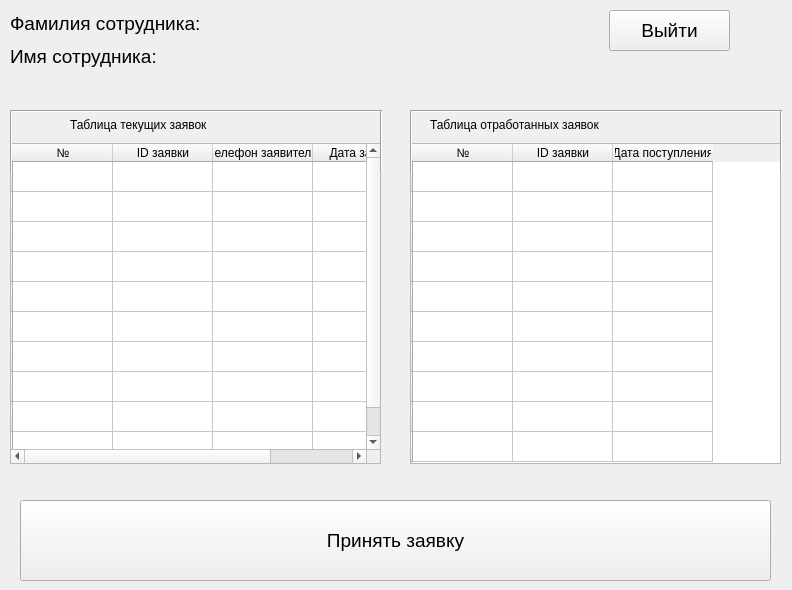
    <widget class="QWidget" name="mainpage">
     <widget class="QWidget" name="layoutWidget">
      <property name="geometry">
       <rect>
        <x>10</x>
        <y>10</y>
        <width>223</width>
        <height>60</height>
       </rect>
      </property>
      <layout class="QVBoxLayout" name="verticalLayout">
       <item>
        <widget class="QLabel" name="label">
         <property name="font">
          <font>
           <pointsize>14</pointsize>
          </font>
         </property>
         <property name="text">
          <string>Фамилия сотрудника:</string>
         </property>
        </widget>
       </item>
       <item>
        <widget class="QLabel" name="label_2">
         <property name="font">
          <font>
           <pointsize>14</pointsize>
          </font>
         </property>
         <property name="text">
          <string>Имя сотрудника:</string>
         </property>
        </widget>
       </item>
      </layout>
     </widget>
     <widget class="QWidget" name="layoutWidget">
      <property name="geometry">
       <rect>
        <x>250</x>
        <y>10</y>
        <width>171</width>
        <height>61</height>
       </rect>
      </property>
      <layout class="QVBoxLayout" name="verticalLayout_2">
       <item>
        <widget class="QLabel" name="surname">
         <property name="text">
          <string/>
         </property>
        </widget>
       </item>
       <item>
        <widget class="QLabel" name="name">
         <property name="text">
          <string/>
         </property>
        </widget>
       </item>
      </layout>
     </widget>
     <widget class="QPushButton" name="logOut">
      <property name="geometry">
       <rect>
        <x>609</x>
        <y>10</y>
        <width>121</width>
        <height>41</height>
       </rect>
      </property>
      <property name="font">
       <font>
        <pointsize>14</pointsize>
       </font>
      </property>
      <property name="text">
       <string>Выйти</string>
      </property>
     </widget>
     <widget class="QPushButton" name="accept">
      <property name="geometry">
       <rect>
        <x>20</x>
        <y>500</y>
        <width>751</width>
        <height>81</height>
       </rect>
      </property>
      <property name="font">
       <font>
        <pointsize>14</pointsize>
       </font>
      </property>
      <property name="text">
       <string>Принять заявку</string>
      </property>
     </widget>
     <widget class="QTableWidget" name="actual">
      <property name="geometry">
       <rect>
        <x>10</x>
        <y>143</y>
        <width>371</width>
        <height>321</height>
       </rect>
      </property>
      <row>
       <property name="text">
        <string/>
       </property>
      </row>
      <row>
       <property name="text">
        <string/>
       </property>
      </row>
      <row>
       <property name="text">
        <string/>
       </property>
      </row>
      <row>
       <property name="text">
        <string/>
       </property>
      </row>
      <row>
       <property name="text">
        <string/>
       </property>
      </row>
      <row>
       <property name="text">
        <string/>
       </property>
      </row>
      <row>
       <property name="text">
        <string/>
       </property>
      </row>
      <row>
       <property name="text">
        <string/>
       </property>
      </row>
      <row>
       <property name="text">
        <string/>
       </property>
      </row>
      <row>
       <property name="text">
        <string/>
       </property>
      </row>
      <column>
       <property name="text">
        <string>№</string>
       </property>
      </column>
      <column>
       <property name="text">
        <string>ID заявки</string>
       </property>
      </column>
      <column>
       <property name="text">
        <string>Телефон заявителя</string>
       </property>
      </column>
      <column>
       <property name="text">
        <string>Дата заявки</string>
       </property>
      </column>
     </widget>
     <widget class="QTableWidget" name="finish">
      <property name="geometry">
       <rect>
        <x>410</x>
        <y>143</y>
        <width>371</width>
        <height>321</height>
       </rect>
      </property>
      <row>
       <property name="text">
        <string/>
       </property>
      </row>
      <row>
       <property name="text">
        <string/>
       </property>
      </row>
      <row>
       <property name="text">
        <string/>
       </property>
      </row>
      <row>
       <property name="text">
        <string/>
       </property>
      </row>
      <row>
       <property name="text">
        <string/>
       </property>
      </row>
      <row>
       <property name="text">
        <string/>
       </property>
      </row>
      <row>
       <property name="text">
        <string/>
       </property>
      </row>
      <row>
       <property name="text">
        <string/>
       </property>
      </row>
      <row>
       <property name="text">
        <string/>
       </property>
      </row>
      <row>
       <property name="text">
        <string/>
       </property>
      </row>
      <column>
       <property name="text">
        <string>№</string>
       </property>
      </column>
      <column>
       <property name="text">
        <string>ID заявки</string>
       </property>
      </column>
      <column>
       <property name="text">
        <string>Дата поступления</string>
       </property>
      </column>
     </widget>
     <widget class="QLabel" name="label_64">
      <property name="geometry">
       <rect>
        <x>70</x>
        <y>113</y>
        <width>251</width>
        <height>23</height>
       </rect>
      </property>
      <property name="text">
       <string>Таблица текущих заявок</string>
      </property>
     </widget>
     <widget class="QLabel" name="label_65">
      <property name="geometry">
       <rect>
        <x>430</x>
        <y>113</y>
        <width>307</width>
        <height>23</height>
       </rect>
      </property>
      <property name="text">
       <string>Таблица отработанных заявок</string>
      </property>
     </widget>
     <widget class="Line" name="line_4">
      <property name="geometry">
       <rect>
        <x>10</x>
        <y>103</y>
        <width>371</width>
        <height>16</height>
       </rect>
      </property>
      <property name="orientation">
       <enum>Qt::Horizontal</enum>
      </property>
     </widget>
     <widget class="Line" name="line_5">
      <property name="geometry">
       <rect>
        <x>410</x>
        <y>103</y>
        <width>371</width>
        <height>16</height>
       </rect>
      </property>
      <property name="orientation">
       <enum>Qt::Horizontal</enum>
      </property>
     </widget>
     <widget class="Line" name="line_6">
      <property name="geometry">
       <rect>
        <x>10</x>
        <y>110</y>
        <width>3</width>
        <height>61</height>
       </rect>
      </property>
      <property name="orientation">
       <enum>Qt::Vertical</enum>
      </property>
     </widget>
     <widget class="Line" name="line_7">
      <property name="geometry">
       <rect>
        <x>380</x>
        <y>110</y>
        <width>3</width>
        <height>61</height>
       </rect>
      </property>
      <property name="orientation">
       <enum>Qt::Vertical</enum>
      </property>
     </widget>
     <widget class="Line" name="line_8">
      <property name="geometry">
       <rect>
        <x>410</x>
        <y>110</y>
        <width>3</width>
        <height>61</height>
       </rect>
      </property>
      <property name="orientation">
       <enum>Qt::Vertical</enum>
      </property>
     </widget>
     <widget class="Line" name="line_9">
      <property name="geometry">
       <rect>
        <x>780</x>
        <y>110</y>
        <width>3</width>
        <height>61</height>
       </rect>
      </property>
      <property name="orientation">
       <enum>Qt::Vertical</enum>
      </property>
     </widget>
    </widget>
